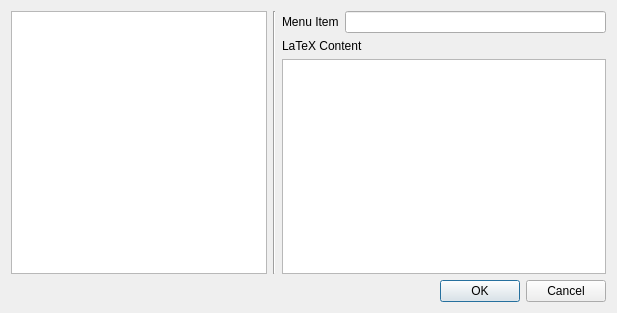
<?xml version="1.0" encoding="UTF-8"?>
<ui version="4.0">
 <class>UserMenuDialog</class>
 <widget class="QDialog" name="UserMenuDialog">
  <property name="geometry">
   <rect>
    <x>0</x>
    <y>0</y>
    <width>617</width>
    <height>313</height>
   </rect>
  </property>
  <property name="windowTitle">
   <string>Edit User Tags</string>
  </property>
  <layout class="QGridLayout" name="gridLayout_2">
   <item row="0" column="0">
    <widget class="QListWidget" name="listWidget">
     <property name="sizePolicy">
      <sizepolicy hsizetype="Minimum" vsizetype="Expanding">
       <horstretch>0</horstretch>
       <verstretch>0</verstretch>
      </sizepolicy>
     </property>
     <property name="maximumSize">
      <size>
       <width>300</width>
       <height>16777215</height>
      </size>
     </property>
    </widget>
   </item>
   <item row="0" column="1">
    <widget class="Line" name="line">
     <property name="orientation">
      <enum>Qt::Vertical</enum>
     </property>
    </widget>
   </item>
   <item row="0" column="2">
    <layout class="QGridLayout" name="gridLayout">
     <item row="0" column="0">
      <widget class="QLabel" name="label">
       <property name="text">
        <string>Menu Item</string>
       </property>
      </widget>
     </item>
     <item row="0" column="1">
      <widget class="QLineEdit" name="itemEdit"/>
     </item>
     <item row="1" column="0" colspan="2">
      <widget class="QLabel" name="label_2">
       <property name="text">
        <string>LaTeX Content</string>
       </property>
      </widget>
     </item>
     <item row="2" column="0" colspan="2">
      <widget class="QTextEdit" name="tagEdit"/>
     </item>
    </layout>
   </item>
   <item row="1" column="0" colspan="3">
    <widget class="QDialogButtonBox" name="buttonBox">
     <property name="standardButtons">
      <set>QDialogButtonBox::Cancel|QDialogButtonBox::Ok</set>
     </property>
    </widget>
   </item>
  </layout>
 </widget>
 <tabstops>
  <tabstop>tagEdit</tabstop>
 </tabstops>
 <resources/>
 <connections>
  <connection>
   <sender>buttonBox</sender>
   <signal>rejected()</signal>
   <receiver>UserMenuDialog</receiver>
   <slot>reject()</slot>
   <hints>
    <hint type="sourcelabel">
     <x>308</x>
     <y>295</y>
    </hint>
    <hint type="destinationlabel">
     <x>308</x>
     <y>156</y>
    </hint>
   </hints>
  </connection>
 </connections>
</ui>
